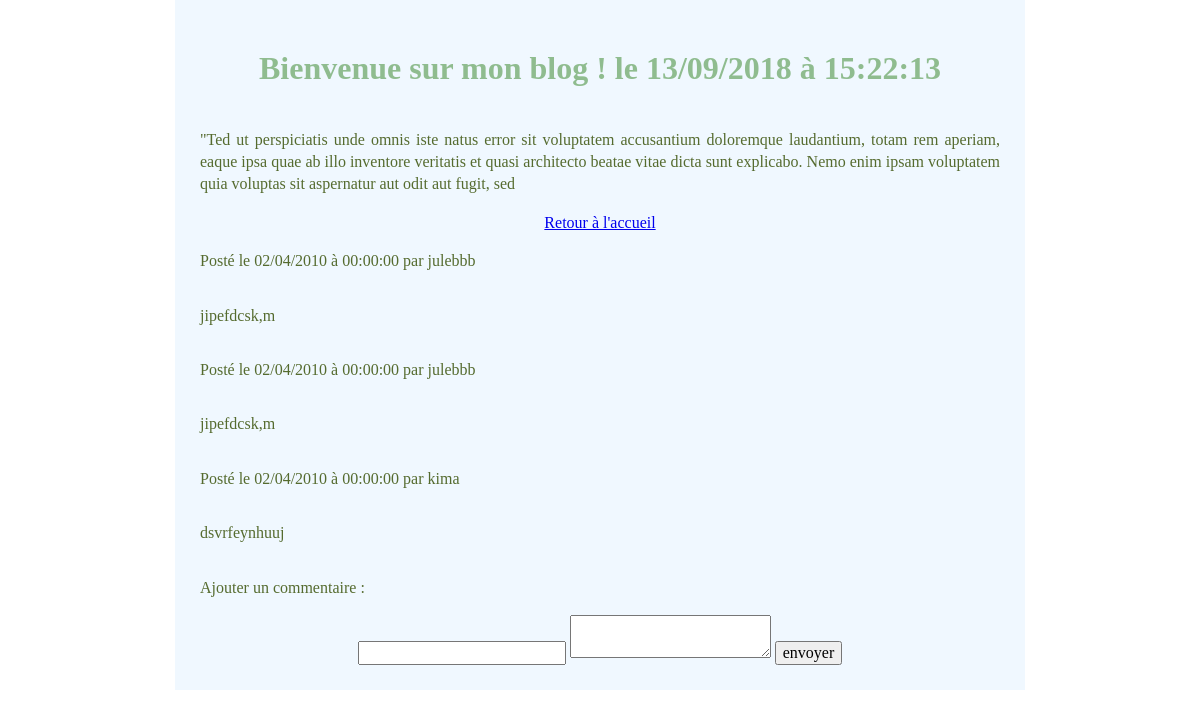
/comment.php?index=6, run on the app's committed database.
### tables this page shows
CREATE TABLE `article` (
  `id` int(11) NOT NULL,
  `name_article` varchar(30) NOT NULL,
  `date_create` datetime NOT NULL DEFAULT CURRENT_TIMESTAMP,
  `content` text NOT NULL
);

CREATE TABLE `comment` (
  `id` int(11) NOT NULL,
  `pseudo` varchar(10) NOT NULL,
  `date_create` datetime NOT NULL DEFAULT CURRENT_TIMESTAMP,
  `content` text NOT NULL,
  `article_id` int(11) NOT NULL
);

### comment.php (the view, shortened to what this page needs)
<!doctype html>
<html class="no-js" lang="fr">
<head>
  <?php
    try
    {
      $bdd = new PDO('mysql:host=localhost;dbname=test;charset=utf8', 'root', $mdp);
    }
    catch(Exception $e)
    {
            die('Erreur : '.$e->getMessage());
    }
    $respond = $bdd->query('SELECT count(*) as id from article');
    $data = $respond->fetch();
    $article_length = $data['id'];
    $index = htmlspecialchars($_GET['index']);
    $index = (int) $index;
   ?>
  <link rel="stylesheet" href="css/normalize.css">
  <link rel="stylesheet" href="css/main.css">
</head>
<body>
  <section>
    <?php
    if (isset($index) AND ! empty($index) AND $index > 0 AND $index <= $article_length) {
      $link = $bdd->query('SELECT id, name_article, content,  DATE_FORMAT(date_create, "%d/%m/%Y") AS date_now, DATE_FORMAT(date_create, "%H:%i:%s") AS date_time FROM article WHERE id = "'.$index.'" ');
      $donne = $link->fetch();
    } else {
      header('Location: 404.html');
    }
     ?>
     <h1><?php echo $donne['name_article'] . " le " . $donne['date_now'] . " à " . $donne['date_time'];  ?></h1>
     <p><?php echo $donne['content']; ?></p>
     <a href="index.php">Retour à l'accueil</a>
     <?php $com = $bdd->query('SELECT  pseudo, DATE_FORMAT(date_create, "%d/%m/%Y") AS date_now, DATE_FORMAT(date_create, "%H:%i:%s") AS date_time, content, article_id FROM comment WHERE article_id = "'.$index.'" ORDER BY date_now DESC');
     while($comment = $com->fetch()) {
      ?>
      <p>Posté le <?php echo $comment['date_now']; ?> à <?php echo $comment['date_time']; ?> par <?php echo $comment['pseudo']; ?></p>
      <p><?php echo $comment['content']; ?></p>
      <?php
     }
      ?>
      <p>Ajouter un commentaire :</p>
      <form class="" action="" method="post">
        <input type="text" name="pseudo">
        <textarea name="content"></textarea>
        <input type="submit" name="envoie" value="envoyer">
      </form>
  </section>
</body>
</html>

### css/main.css (style rules this page uses)
html { color: #222; font-size: 1em; line-height: 1.4; }
textarea { resize: vertical; }
section { display: flex; justify-content: center; align-content: center; flex-wrap: wrap; flex-direction: column; max-width: 800px; margin: auto; text-align: center; background: aliceblue; padding: 25px; }
h1, h2, h3 { color: darkseagreen; }
p { text-align: justify; color: darkolivegreen; }

### data on the page
article: name_article "Bienvenue sur mon blog !", content "\"Ted ut perspiciatis unde omnis iste natus error sit voluptatem accusantium doloremque laudantium, totam rem aperiam, eaque ipsa quae ab illo inventore veritatis et quasi architecto beatae vitae dicta sunt explicabo. Nemo enim ipsam voluptatem quia voluptas sit aspernatur aut odit aut fugit, sed"
comment: date_now "02/04/2010", date_time "00:00:00", pseudo "julebbb", content "jipefdcsk,m"
comment: date_now "02/04/2010", date_time "00:00:00", pseudo "julebbb", content "jipefdcsk,m"
comment: date_now "02/04/2010", date_time "00:00:00", pseudo "kima", content "dsvrfeynhuuj"

### other printed values
$donne['date_now'] "13/09/2018"
$donne['date_time'] "15:22:13"
